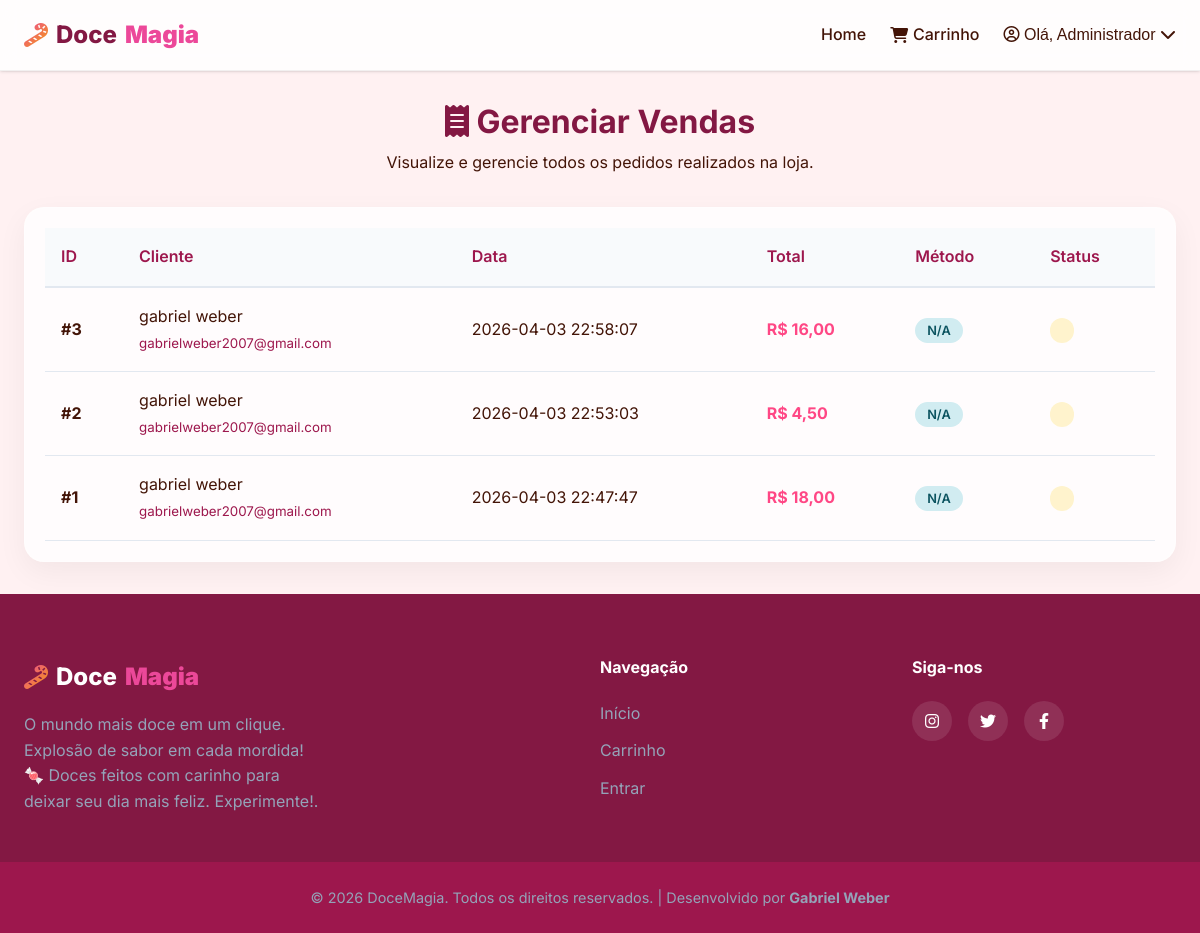
/admin/pedidos (signed in), run on the app's committed database.
### tables this page shows
CREATE TABLE pedidos (
            id INTEGER PRIMARY KEY AUTOINCREMENT,
            usuario_id INTEGER NOT NULL,
            total REAL NOT NULL,
            data_pedido TIMESTAMP DEFAULT CURRENT_TIMESTAMP,
            FOREIGN KEY (usuario_id) REFERENCES usuarios (id)
        );

CREATE TABLE usuarios (
            id INTEGER PRIMARY KEY AUTOINCREMENT,
            nome TEXT NOT NULL,
            email TEXT UNIQUE NOT NULL,
            senha TEXT NOT NULL,
            is_admin INTEGER DEFAULT 0
        );

### controllers/admin.py (the view)
@admin_required
@admin_bp.route('/pedidos')
def pedidos():
    vendas = get_todos_pedidos()
    return render_template('pedidos.html', pedidos=vendas, view_type='admin')

### app.py (called while the page is built)
def create_app():
    app = Flask(__name__)
    app.secret_key = 'docemagia_secret_key_2026' # Chave secreta para sessões
    if not os.path.exists(os.path.join(os.path.dirname(__file__), 'database.db')):
        init_db()
    from controllers.auth import auth_bp
    from controllers.shop import shop_bp
    from controllers.admin import admin_bp
    app.register_blueprint(auth_bp)
    app.register_blueprint(shop_bp)
    app.register_blueprint(admin_bp)
    @app.context_processor
    def inject_cart():
        return dict(session=session)
    return app

### models/db.py (called while the page is built)
def get_connection():
    conn = sqlite3.connect(DB_PATH)
    conn.row_factory = sqlite3.Row
    return conn

def get_todos_pedidos():
    conn = get_connection()
    c = conn.cursor()
    c.execute('''
        SELECT p.*, u.nome as usuario_nome, u.email as usuario_email
        FROM pedidos p
        JOIN usuarios u ON p.usuario_id = u.id
        ORDER BY p.data_pedido DESC
    ''')
    pedidos = c.fetchall()
    conn.close()
    return pedidos

### templates/pedidos.html (shortened to what this page needs)
{% extends "base.html" %}
{% block content %}
<div class="container page-header">
    <h1>
        <i class="fa-solid {{ 'fa-receipt' if view_type == 'admin' else 'fa-box-open' }}"></i>
        {{ 'Gerenciar Vendas' if view_type == 'admin' else 'Meus Pedidos' }}
    </h1>
    <p>{{ 'Visualize e gerencie todos os pedidos realizados na loja.' if view_type == 'admin' else 'Acompanhe o histórico de suas compras na Doce Magia.' }}</p>
</div>
<div class="container fade-in">
    {% if not pedidos %}
        <div class="empty-state card-glass p-5">
            <i class="fa-solid fa-clock-rotate-left fa-3x mb-3" style="color: #ff4785;"></i>
            <h3>Nenhum pedido encontrado</h3>
            <p>Parece que ainda não há registros nesta categoria.</p>
            {% if view_type == 'user' %}
                <a href="{{ url_for('shop.index') }}" class="btn btn-primary mt-3">Começar a Comprar</a>
            {% endif %}
        </div>
    {% else %}
        <div class="table-responsive card-glass">
            <table class="admin-table">
                <thead>
                    <tr>
                        <th>ID</th>
                        {% if view_type == 'admin' %}
                            <th>Cliente</th>
                        {% endif %}
                        <th>Data</th>
                        <th>Total</th>
                        <th>Método</th>
                        <th>Status</th>
                    </tr>
                </thead>
                <tbody>
                    {% for p in pedidos %}
                    <tr>
                        <td data-label="ID"><strong>#{{ p.id }}</strong></td>
                        {% if view_type == 'admin' %}
                            <td data-label="Cliente">
                                <div>{{ p.usuario_nome }}</div>
                                <small class="text-dim">{{ p.usuario_email }}</small>
                            </td>
                        {% endif %}
                        <td data-label="Data">{{ p.data_pedido }}</td>
                        <td data-label="Total" class="text-bold">R$ {{ "%.2f"|format(p.total)|replace('.', ',') }}</td>
                        <td data-label="Método">
                            <span class="badge badge-info">{{ p.metodo_pagamento or 'N/A' }}</span>
                        </td>
                        <td data-label="Status">
                            <span class="badge {{ 'badge-success' if p.status == 'Pago' else 'badge-warning' }}">
                            </span>
                        </td>
                    </tr>
                    {% endfor %}
                </tbody>
            </table>
        </div>
    {% endif %}
</div>
{% endblock %}

### static/css/style.css (style rules this page uses)
:root { --primary: #EC4899; --primary-hover: #DB2777; --secondary: #F59E0B; --dark: #831843; --dark-alt: #9D174D; --light: #FFF1F2; --white: #FFFFFF; --text-main: #431407; --text-dim: #9D174D; --danger: #EF4444; --warning: #F59E0B; --success: #10B981; --container-max: 1200px; --container-padding: 1.5rem; --radius-sm: 0.5rem; --radius-md: 0.75rem; --radius-lg: 1.5rem; --radius-full: 9999px; --shadow-sm: 0 1px 3px 0 rgb(0 0 0 / 0.1), 0 1px 2px -1px rgb(0 0 0 / 0.1); --shadow-md: 0 4px 6px -1px rgb(236 72 153 / 0.1), 0 2px 4px -2px rgb(236 72 153 / 0.1); --shadow-lg: 0 10px 15px -3px rgb(236 72 153 / 0.15), 0 4px 6px -4px rgb(236 72 153 / 0.15); --shadow-glow: 0 0 20px rgba(236, 72, 153, 0.4); --transition-fast: 0.15s ease-in-out; --transition-normal: 0.3s cubic-bezier(0.4, 0, 0.2, 1); }
* { margin: 0; padding: 0; box-sizing: border-box; }
body { font-family: 'Inter', sans-serif; background-color: var(--light); color: var(--text-main); line-height: 1.6; display: flex; flex-direction: column; min-height: 100vh; }
.container { width: 100%; max-width: var(--container-max); margin: 0 auto; padding: 0 var(--container-padding); }
h1, h2, h3, h4, h5, h6 { color: var(--dark); font-weight: 700; line-height: 1.2; }
.text-dim { color: var(--text-dim); }
.page-header { margin-bottom: 2rem; text-align: center; }
.page-header h1 { font-size: 2rem; margin-bottom: 0.5rem; }
.table-responsive { overflow-x: auto; background: var(--white); border-radius: var(--radius-lg); box-shadow: var(--shadow-sm); }
.admin-table { width: 100%; border-collapse: collapse; text-align: left; }
.admin-table th { background: #f8fafc; padding: 1rem; font-weight: 600; color: var(--text-dim); border-bottom: 2px solid #e2e8f0; }
.admin-table td { padding: 1rem; border-bottom: 1px solid #e2e8f0; vertical-align: middle; }
.fade-in { animation: fadeIn 0.8s ease forwards; opacity: 0; }

### templates/pedidos.html (style rules this page uses)
.card-glass { background: rgba(255, 255, 255, 0.8); backdrop-filter: blur(10px); border-radius: 20px; padding: 20px; box-shadow: 0 10px 30px rgba(0,0,0,0.05); border: 1px solid rgba(255,255,255,0.3); }
.badge { padding: 5px 12px; border-radius: 50px; font-size: 0.8rem; font-weight: 600; }
.badge-warning { background: #fff3cd; color: #856404; }
.badge-info { background: #d1ecf1; color: #0c5460; }
.text-bold { font-weight: 700; color: #ff4785; }

### data on the page
pedidos: id "3", usuario_nome "gabriel weber", usuario_email "gabrielweber2007@gmail.com", data_pedido "2026-04-03 22:58:07", total "16,00", metodo_pagamento "N/A"
pedidos: id "2", usuario_nome "gabriel weber", usuario_email "gabrielweber2007@gmail.com", data_pedido "2026-04-03 22:53:03", total "4,50", metodo_pagamento "N/A"
pedidos: id "1", usuario_nome "gabriel weber", usuario_email "gabrielweber2007@gmail.com", data_pedido "2026-04-03 22:47:47", total "18,00", metodo_pagamento "N/A"

### other printed values
{{ session.nome }} "Administrador"
{{ 'Gerenciar Vendas' if view_type == 'admin' else 'Meus Pedidos' }} "Gerenciar Vendas"
